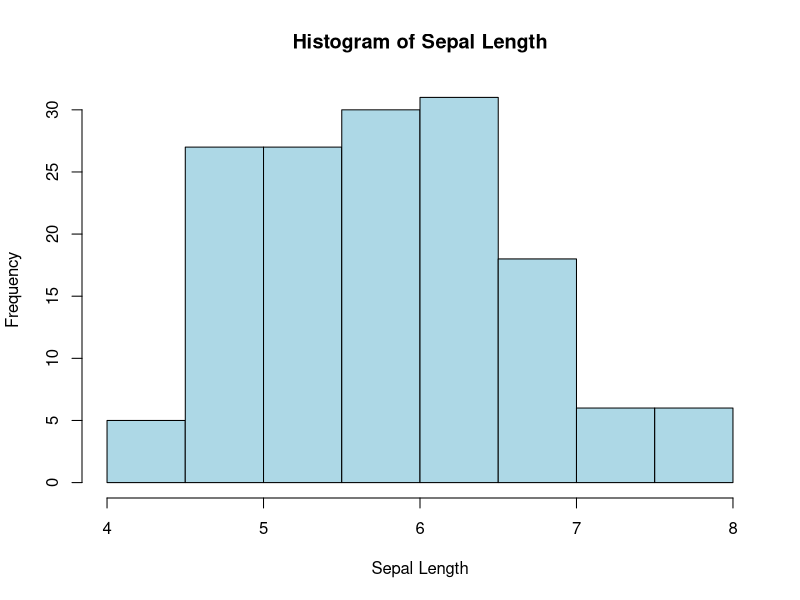
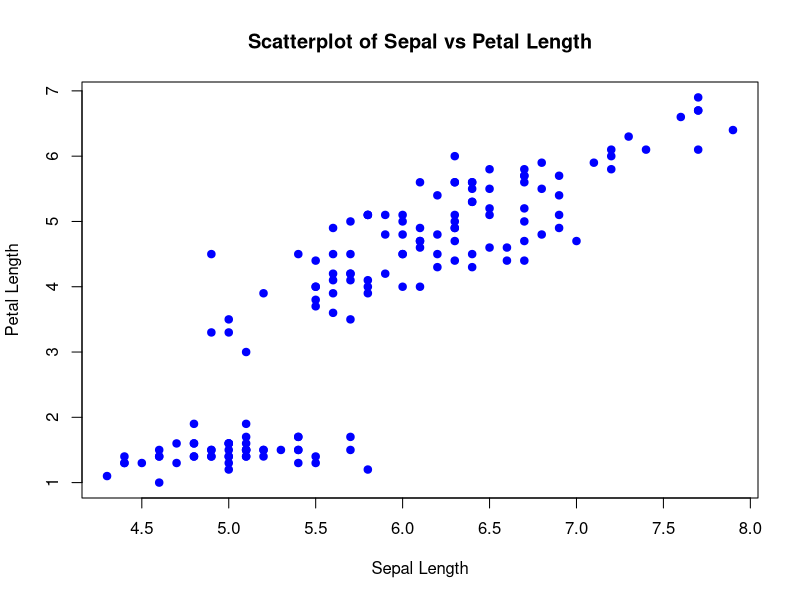
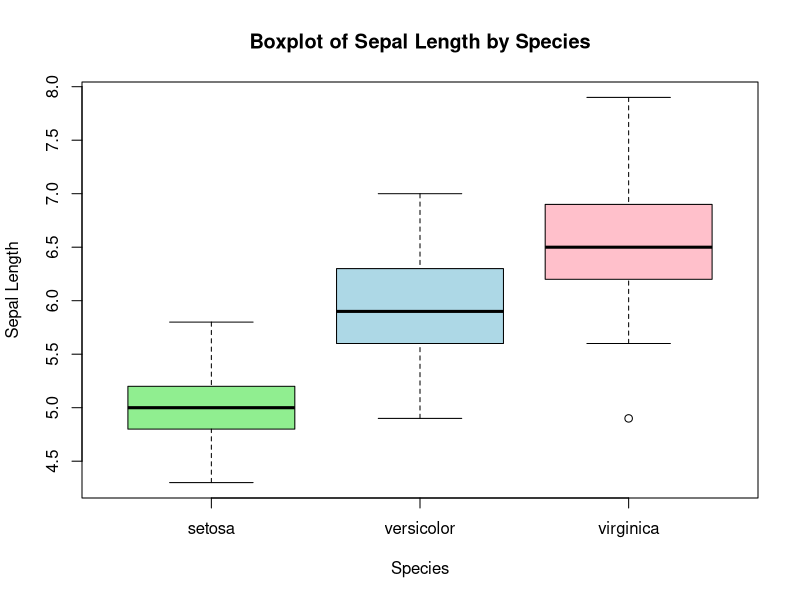

Recreate these plots in R, in order.
library(dplyr)
library(ggplot2)
library(modeest)

data("iris")

mean(iris$Sepal.Length)
median(iris$Sepal.Length)
mlv(iris$Sepal.Length, method="mfv")
sd(iris$Sepal.Length)
range(iris$Sepal.Length)
summary(iris$Sepal.Length)

hist(iris$Sepal.Length,
     main="Histogram of Sepal Length",
     xlab="Sepal Length", col="lightblue", border="black")

plot(iris$Sepal.Length, iris$Petal.Length,
     main="Scatterplot of Sepal vs Petal Length",
     xlab="Sepal Length", ylab="Petal Length",
     col="blue", pch=19)

boxplot (Sepal.Length ~ Species, data=iris,
         main="Boxplot of Sepal Length by Species",
         xlab="Species", ylab="Sepal Length",
         col=c("lightgreen","lightblue","pink"))
